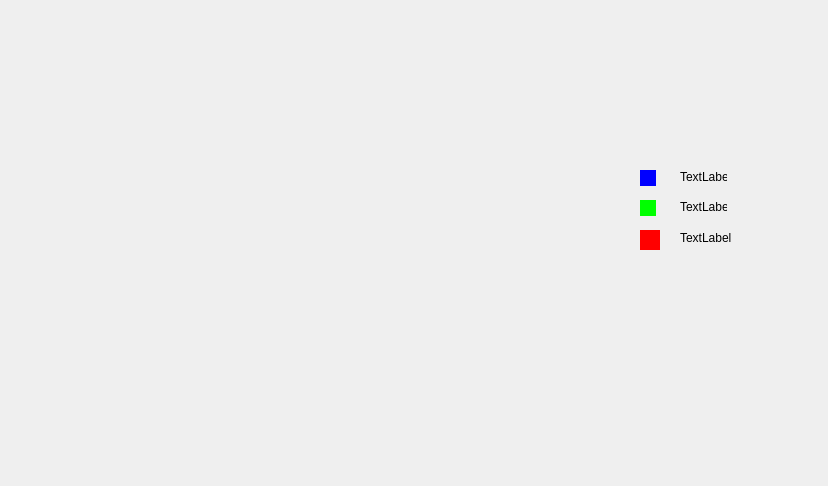
<?xml version="1.0" encoding="UTF-8"?>
<ui version="4.0">
 <class>stat_besoinanimaux</class>
 <widget class="QDialog" name="stat_besoinanimaux">
  <property name="geometry">
   <rect>
    <x>0</x>
    <y>0</y>
    <width>828</width>
    <height>486</height>
   </rect>
  </property>
  <property name="windowTitle">
   <string>Dialog</string>
  </property>
  <widget class="QWidget" name="widget" native="true">
   <property name="geometry">
    <rect>
     <x>640</x>
     <y>170</y>
     <width>16</width>
     <height>16</height>
    </rect>
   </property>
   <property name="styleSheet">
    <string notr="true">
background-color: rgb(0, 0, 255);</string>
   </property>
   <widget class="QWidget" name="widget_4" native="true">
    <property name="geometry">
     <rect>
      <x>10</x>
      <y>10</y>
      <width>16</width>
      <height>16</height>
     </rect>
    </property>
    <property name="styleSheet">
     <string notr="true">
background-color: rgb(0, 0, 255);</string>
    </property>
   </widget>
  </widget>
  <widget class="QLabel" name="label_2">
   <property name="geometry">
    <rect>
     <x>680</x>
     <y>170</y>
     <width>47</width>
     <height>14</height>
    </rect>
   </property>
   <property name="text">
    <string>TextLabel</string>
   </property>
  </widget>
  <widget class="QWidget" name="widget_6" native="true">
   <property name="geometry">
    <rect>
     <x>640</x>
     <y>200</y>
     <width>16</width>
     <height>16</height>
    </rect>
   </property>
   <property name="styleSheet">
    <string notr="true">background-color: rgb(0, 255, 0);</string>
   </property>
  </widget>
  <widget class="QLabel" name="label_3">
   <property name="geometry">
    <rect>
     <x>680</x>
     <y>200</y>
     <width>47</width>
     <height>14</height>
    </rect>
   </property>
   <property name="text">
    <string>TextLabel</string>
   </property>
  </widget>
  <widget class="QWidget" name="widget_5" native="true">
   <property name="geometry">
    <rect>
     <x>640</x>
     <y>230</y>
     <width>20</width>
     <height>20</height>
    </rect>
   </property>
   <property name="styleSheet">
    <string notr="true">background-color: rgb(255, 0, 0);</string>
   </property>
  </widget>
  <widget class="QLabel" name="label_4">
   <property name="geometry">
    <rect>
     <x>680</x>
     <y>230</y>
     <width>61</width>
     <height>16</height>
    </rect>
   </property>
   <property name="text">
    <string>TextLabel</string>
   </property>
  </widget>
 </widget>
 <resources/>
 <connections/>
</ui>
